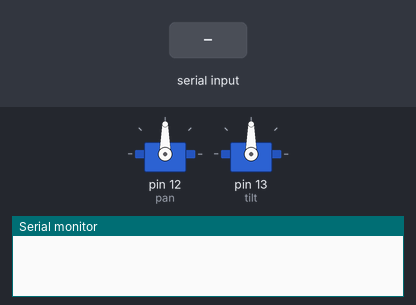
Simulated run of this sketch. Board: Arduino Uno, built with avr-gcc and run on an emulated ATmega328P. On the bench: 2 × servo, the last lines printed to the serial monitor. The test bench sets the inputs (shaded band).

Above: at 1.2 s.
1.3 s: "pan\n" received over Serial
At 2.2 s:
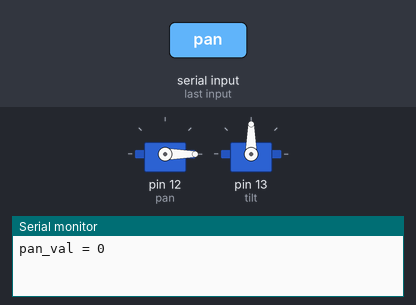
2.8 s: "tilt\n" received over Serial
At 3.4 s:
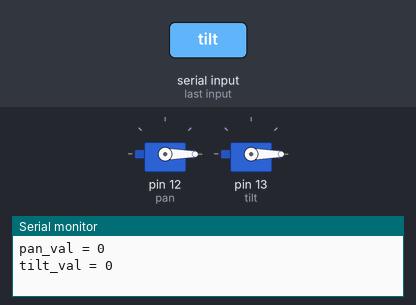
Timing chart, 0 to 5.8 s (numbered marks = the images above; inputs shaded):
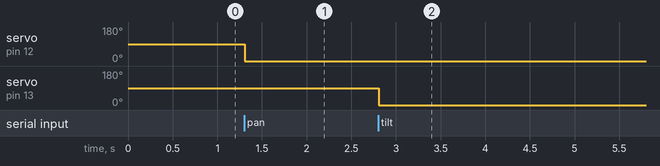

The sketch:

pt_ctrl_fw_v2.ino
```cpp
#include <Servo.h>
#include <stdlib.h>
String inputString = "";
Servo pan, tilt;
bool stringComplete = false;  // whether the string is complete

void setup() {
  // initialize serial:
  Serial.begin(9600);
  // reserve 200 bytes for the inputString:
  inputString.reserve(20);
  pan.attach(12);
tilt.attach(13);
pan.write(90); delay(40);
tilt.write(90); delay(40);
}

void loop() {
  // print the string when a newline arrives:
  if (stringComplete) {
    //Serial.println(inputString);
    if(inputString.substring(0,3) == "pan")
    {
     int pan_val = atoi(inputString.substring(3).c_str());
     Serial.print("pan_val = "); Serial.println(pan_val);
     pan.write(pan_val);
    }
    if(inputString.substring(0,4) == "tilt")
    {
     int tilt_val = atoi(inputString.substring(4).c_str());
     Serial.print("tilt_val = "); Serial.println(tilt_val);
     tilt.write(tilt_val);
    }
    // clear the string:
    inputString = "";
    stringComplete = false;
  }
}

/*
  SerialEvent occurs whenever a new data comes in the hardware serial RX. This
  routine is run between each time loop() runs, so using delay inside loop can
  delay response. Multiple bytes of data may be available.
*/
void serialEvent() {
  while (Serial.available()) {
    // get the new byte:
    char inChar = (char)Serial.read();
    // add it to the inputString:
    inputString += inChar;
    // if the incoming character is a newline, set a flag so the main loop can
    // do something about it:
    if (inChar == '\n') {
      stringComplete = true;
    }
  }
}
```

Measured:
- after the input at 1.3 s, servo on pin 12 (pan): 90° → 0° at once
- after the input at 2.8 s, servo on pin 13 (tilt): 90° → 0° at once
